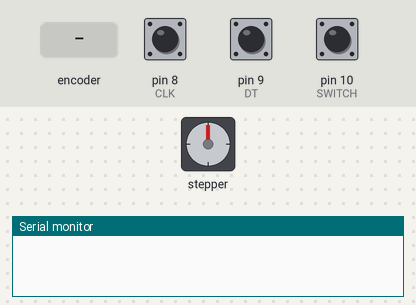
The sketch below on a simulated Arduino Uno, built with avr-gcc and run on an emulated ATmega328P. Shown: stepper motor, the last lines printed to the serial monitor. The inputs (shaded band) are chosen by the test bench; at power-on: pin 10 (SWITCH) HIGH, pin 8 (CLK) HIGH, pin 9 (DT) HIGH. Stepper angles assume 2048 steps per turn.

Above: at 1.2 s.
1.3 s: rotary encoder on pin 8 (CLK) / pin 9 (DT) turned 3 steps (first pin leading)
At 3.0 s:
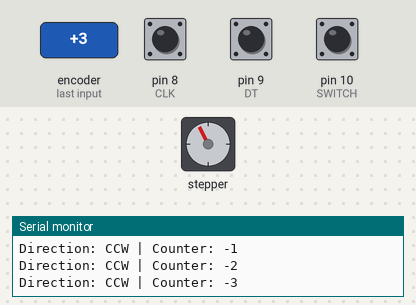
3.4 s: pin 10 (SWITCH) pulled LOW for 0.15 s
At 4.9 s:
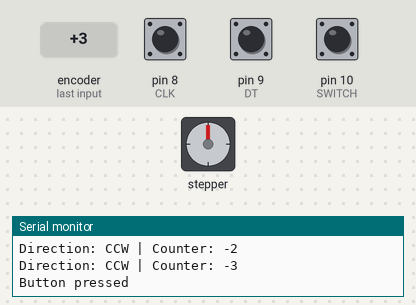
5.3 s: rotary encoder on pin 8 (CLK) / pin 9 (DT) turned 2 steps (second pin leading)
At 6.8 s:
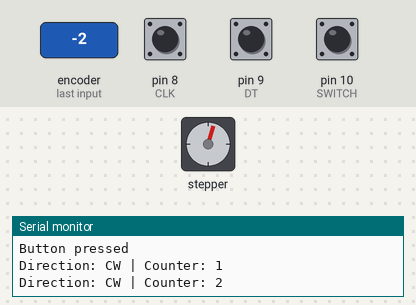
7.2 s: rotary encoder on pin 8 (CLK) / pin 9 (DT) turned 2 steps (second pin leading)
At 8.8 s:
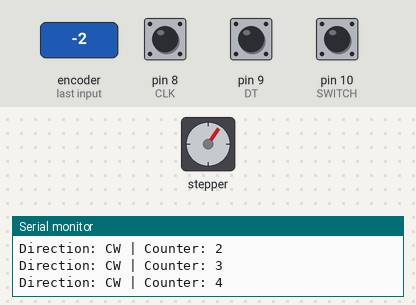
9.1 s: rotary encoder on pin 8 (CLK) / pin 9 (DT) turned 2 steps (second pin leading)
At 10.7 s:
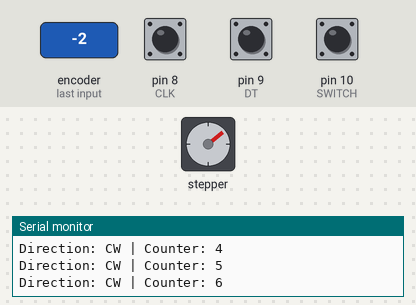
11.0 s: rotary encoder on pin 8 (CLK) / pin 9 (DT) turned 2 steps (second pin leading)
At 11.9 s:
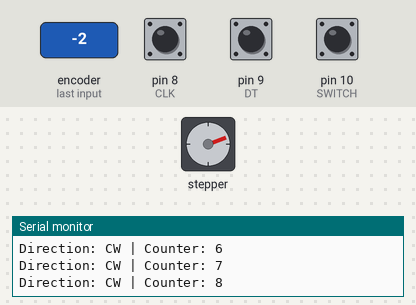
Timing chart, 0 to 13.9 s (numbered marks = the images above; inputs shaded):
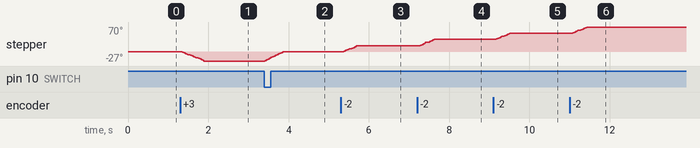

Measured:
- after the input at 1.3 s, stepper: turns 27° counter-clockwise in 0.53 s, starting after 0.05 s
- after the input at 3.4 s, stepper: turns 27° clockwise in 0.45 s, starting at once
- after the input at 5.3 s, stepper: turns 17° clockwise in 0.33 s, starting after 0.08 s
- after the input at 7.2 s, stepper: turns 18° clockwise in 0.35 s, starting after 0.08 s
- after the input at 9.1 s, stepper: turns 17° clockwise in 0.33 s, starting after 0.08 s
- after the input at 11.0 s, stepper: turns 18° clockwise in 0.35 s, starting after 0.08 s

The sketch:

002_28BYJ_48_Stepper_Rotary_Encoder.ino
```cpp
// (licence header left out)
#include <Stepper.h>

//Most 28BYJ-48 Motors have 32 steps/revolution or 2048 allowing for gears
const int STEPS_PER_REVOLUTION = 32; //32 steps/rev
const int MULTIPLIER = 50; //Multiplier for number of steps
//ULN2003 pins
const int IN1 = 2;
const int IN2 = 3;
const int IN3 = 4;
const int IN4 = 5;

//Rotary encoder inputs
const int CLK = 8;
const int DT = 9;
const int SWITCH = 10;

//Variables
int counter = 0;
int currentStateCLK;
int lastStateCLK;
String currentDir = "";
boolean previousButton = HIGH;
boolean currentButton = HIGH;

// Initialize the stepper library - pass it the Switch control pins
Stepper myStepper(STEPS_PER_REVOLUTION, IN1, IN3, IN2, IN4);

void setup() {

  //Set encoder pins as inputs
  pinMode(CLK, INPUT);
  pinMode(DT, INPUT);
  pinMode(SWITCH, INPUT_PULLUP);
  //Set the stepper speed
  myStepper.setSpeed(600); //600 RPM

  //Setup Serial Monitor
  Serial.begin(9600);

  //Read the initial state of CLK
  lastStateCLK = digitalRead(CLK);
}

void loop() {

  // Read the current state of CLK
  currentStateCLK = digitalRead(CLK);

  // If last and current state of CLK are different, then pulse occurred
  // React to only 1 state change to avoid double count
  if ((currentStateCLK != lastStateCLK)  && (currentStateCLK == 1)) {

    // If the DT state is different than the CLK state then
    // the encoder is rotating CCW so decrement
    if (digitalRead(DT) != currentStateCLK) {
      counter --;
      currentDir = "CCW";
      //step motor one step CCW x multiplier
      myStepper.step(-1 * MULTIPLIER);
    } else {
      // Encoder is rotating CW so increment
      counter ++;
      currentDir = "CW";
      //step motor one step CW
      myStepper.step(1 * MULTIPLIER);
    }

    Serial.print("Direction: ");
    Serial.print(currentDir);
    Serial.print(" | Counter: ");
    Serial.println(counter);
  }

  // Remember last CLK state
  lastStateCLK = currentStateCLK;

  // Read the button state
  //int buttonState = digitalRead(SWITCH);

  currentButton = digitalRead(SWITCH); // Read the switch state

  if (previousButton != currentButton)  // If switch pressed
  {
    delay(5);  // Wait 5ms
    currentButton = digitalRead(SWITCH);  // Read switch again
  }

  if (previousButton == HIGH && currentButton == LOW)  // Detect a button press
  {
    Serial.println("Button pressed");
    // Step motor back to start position
    myStepper.step(-counter * MULTIPLIER);
    counter = 0;
  }

  // Put in a slight delay to help debounce the reading
  delay(1);
}
```
